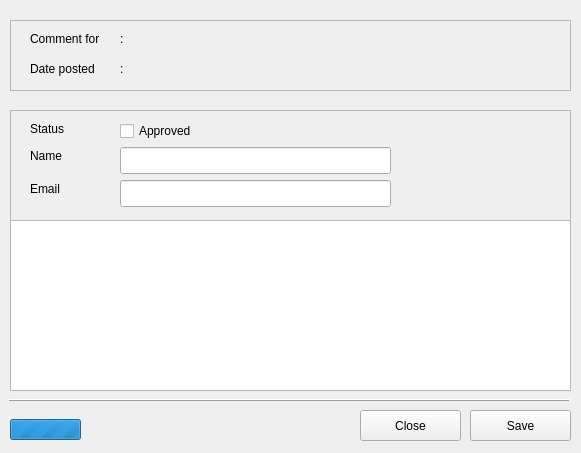
<?xml version="1.0" encoding="UTF-8"?>
<ui version="4.0">
 <class>CommentWindow</class>
 <widget class="QWidget" name="CommentWindow">
  <property name="geometry">
   <rect>
    <x>0</x>
    <y>0</y>
    <width>581</width>
    <height>453</height>
   </rect>
  </property>
  <property name="minimumSize">
   <size>
    <width>581</width>
    <height>453</height>
   </size>
  </property>
  <property name="maximumSize">
   <size>
    <width>581</width>
    <height>453</height>
   </size>
  </property>
  <property name="windowTitle">
   <string>Comment Editor</string>
  </property>
  <property name="windowIcon">
   <iconset resource="../res/main.qrc">
    <normaloff>:/chat-quotes.png</normaloff>:/chat-quotes.png</iconset>
  </property>
  <widget class="QFrame" name="frame">
   <property name="geometry">
    <rect>
     <x>10</x>
     <y>110</y>
     <width>561</width>
     <height>111</height>
    </rect>
   </property>
   <property name="frameShape">
    <enum>QFrame::StyledPanel</enum>
   </property>
   <property name="lineWidth">
    <number>1</number>
   </property>
   <widget class="QLabel" name="label">
    <property name="geometry">
     <rect>
      <x>20</x>
      <y>37</y>
      <width>40</width>
      <height>17</height>
     </rect>
    </property>
    <property name="text">
     <string>Name</string>
    </property>
   </widget>
   <widget class="QLabel" name="label_2">
    <property name="geometry">
     <rect>
      <x>20</x>
      <y>70</y>
      <width>37</width>
      <height>17</height>
     </rect>
    </property>
    <property name="text">
     <string>Email</string>
    </property>
   </widget>
   <widget class="QLineEdit" name="edit_email">
    <property name="geometry">
     <rect>
      <x>110</x>
      <y>70</y>
      <width>271</width>
      <height>27</height>
     </rect>
    </property>
   </widget>
   <widget class="QLineEdit" name="edit_name">
    <property name="geometry">
     <rect>
      <x>110</x>
      <y>37</y>
      <width>271</width>
      <height>27</height>
     </rect>
    </property>
    <property name="frame">
     <bool>true</bool>
    </property>
    <property name="readOnly">
     <bool>false</bool>
    </property>
   </widget>
   <widget class="QCheckBox" name="cb_status">
    <property name="geometry">
     <rect>
      <x>110</x>
      <y>10</y>
      <width>94</width>
      <height>22</height>
     </rect>
    </property>
    <property name="text">
     <string>Approved</string>
    </property>
   </widget>
   <widget class="QLabel" name="label_9">
    <property name="geometry">
     <rect>
      <x>20</x>
      <y>10</y>
      <width>61</width>
      <height>17</height>
     </rect>
    </property>
    <property name="text">
     <string>Status</string>
    </property>
   </widget>
  </widget>
  <widget class="QFrame" name="frame_2">
   <property name="geometry">
    <rect>
     <x>10</x>
     <y>20</y>
     <width>561</width>
     <height>71</height>
    </rect>
   </property>
   <property name="frameShape">
    <enum>QFrame::StyledPanel</enum>
   </property>
   <property name="frameShadow">
    <enum>QFrame::Plain</enum>
   </property>
   <property name="lineWidth">
    <number>1</number>
   </property>
   <widget class="QLabel" name="label_3">
    <property name="geometry">
     <rect>
      <x>20</x>
      <y>10</y>
      <width>91</width>
      <height>17</height>
     </rect>
    </property>
    <property name="text">
     <string>Comment for</string>
    </property>
   </widget>
   <widget class="QLabel" name="label_4">
    <property name="geometry">
     <rect>
      <x>20</x>
      <y>40</y>
      <width>91</width>
      <height>17</height>
     </rect>
    </property>
    <property name="text">
     <string>Date posted</string>
    </property>
   </widget>
   <widget class="QLabel" name="label_5">
    <property name="geometry">
     <rect>
      <x>110</x>
      <y>10</y>
      <width>16</width>
      <height>17</height>
     </rect>
    </property>
    <property name="text">
     <string>:</string>
    </property>
   </widget>
   <widget class="QLabel" name="label_6">
    <property name="geometry">
     <rect>
      <x>110</x>
      <y>40</y>
      <width>91</width>
      <height>17</height>
     </rect>
    </property>
    <property name="text">
     <string>:</string>
    </property>
   </widget>
   <widget class="QLabel" name="lbl_post">
    <property name="geometry">
     <rect>
      <x>130</x>
      <y>10</y>
      <width>421</width>
      <height>17</height>
     </rect>
    </property>
    <property name="font">
     <font>
      <pointsize>10</pointsize>
      <weight>50</weight>
      <italic>false</italic>
      <bold>false</bold>
      <underline>false</underline>
      <strikeout>false</strikeout>
      <kerning>true</kerning>
     </font>
    </property>
    <property name="text">
     <string/>
    </property>
   </widget>
   <widget class="QLabel" name="lbl_date">
    <property name="geometry">
     <rect>
      <x>130</x>
      <y>40</y>
      <width>421</width>
      <height>17</height>
     </rect>
    </property>
    <property name="font">
     <font>
      <pointsize>10</pointsize>
      <weight>50</weight>
      <italic>false</italic>
      <bold>false</bold>
      <underline>false</underline>
      <strikeout>false</strikeout>
      <kerning>true</kerning>
     </font>
    </property>
    <property name="text">
     <string/>
    </property>
   </widget>
  </widget>
  <widget class="QTextEdit" name="edit_comment">
   <property name="geometry">
    <rect>
     <x>10</x>
     <y>220</y>
     <width>561</width>
     <height>171</height>
    </rect>
   </property>
  </widget>
  <widget class="QPushButton" name="btn_save">
   <property name="geometry">
    <rect>
     <x>470</x>
     <y>410</y>
     <width>101</width>
     <height>31</height>
    </rect>
   </property>
   <property name="text">
    <string>Save</string>
   </property>
   <property name="icon">
    <iconset resource="../res/main.qrc">
     <normaloff>:/tick.png</normaloff>:/tick.png</iconset>
   </property>
  </widget>
  <widget class="QPushButton" name="btn_close">
   <property name="geometry">
    <rect>
     <x>360</x>
     <y>410</y>
     <width>101</width>
     <height>31</height>
    </rect>
   </property>
   <property name="text">
    <string>Close</string>
   </property>
   <property name="icon">
    <iconset resource="../res/main.qrc">
     <normaloff>:/cross.png</normaloff>:/cross.png</iconset>
   </property>
  </widget>
  <widget class="QProgressBar" name="progressBar">
   <property name="geometry">
    <rect>
     <x>10</x>
     <y>419</y>
     <width>71</width>
     <height>21</height>
    </rect>
   </property>
   <property name="maximum">
    <number>0</number>
   </property>
   <property name="value">
    <number>0</number>
   </property>
   <property name="textVisible">
    <bool>true</bool>
   </property>
   <property name="invertedAppearance">
    <bool>false</bool>
   </property>
   <property name="format">
    <string/>
   </property>
  </widget>
  <widget class="QFrame" name="frame_3">
   <property name="geometry">
    <rect>
     <x>9</x>
     <y>390</y>
     <width>561</width>
     <height>20</height>
    </rect>
   </property>
   <property name="frameShape">
    <enum>QFrame::HLine</enum>
   </property>
   <property name="frameShadow">
    <enum>QFrame::Raised</enum>
   </property>
  </widget>
 </widget>
 <resources>
  <include location="../res/main.qrc"/>
 </resources>
 <connections>
  <connection>
   <sender>btn_close</sender>
   <signal>clicked()</signal>
   <receiver>CommentWindow</receiver>
   <slot>close()</slot>
   <hints>
    <hint type="sourcelabel">
     <x>410</x>
     <y>425</y>
    </hint>
    <hint type="destinationlabel">
     <x>290</x>
     <y>226</y>
    </hint>
   </hints>
  </connection>
 </connections>
</ui>
